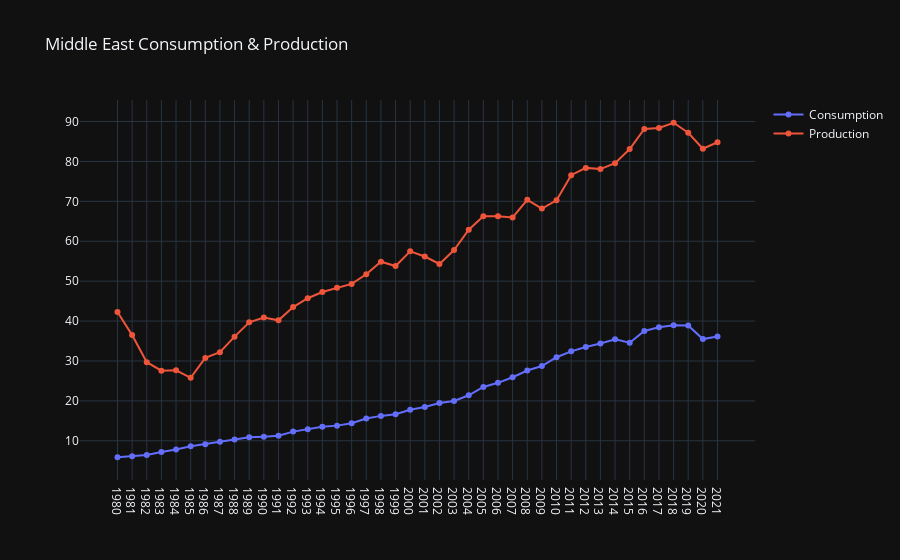

Here is the notebook cell this chart was saved with:
### Code cell
fig_total_con_prod_energy_me = go.Figure()
fig_total_con_prod_energy_me = fig_total_con_prod_energy_me.add_trace(go.Scatter(x=total_all_con_me_sum.index, y=total_all_con_me_sum['Total_Consumption_Middle_East'], name='Consumption', mode='lines+markers'))
fig_total_con_prod_energy_me = fig_total_con_prod_energy_me.add_trace(go.Scatter(x=total_all_prod_me_sum.index, y=total_all_prod_me_sum['Total_Production_Middle_East'], name='Production', mode='lines+markers'))
fig_total_con_prod_energy_me = fig_total_con_prod_energy_me.update_layout(title='Middle East Consumption & Production', template='plotly_dark')
fig_total_con_prod_energy_me.show()

### Figure 1 — Plotly figure (JSON) as saved in the notebook; plotly's stock layout.template omitted (floating-point values rounded to 4 significant figures)
{"data": [{"mode": "lines+markers", "name": "Consumption", "type": "scatter", "x": ["1980", "1981", "1982", "1983", "1984", "1985", "1986", "1987", "1988", "1989", "1990", "1991", "1992", "1993", "1994", "1995", "1996", "1997", "1998", "1999", "2000", "2001", "2002", "2003", "2004", "2005", "2006", "2007", "2008", "2009", "2010", "2011", "2012", "2013", "2014", "2015", "2016", "2017", "2018", "2019", "2020", "2021"], "y": [5.877, 6.151, 6.423, 7.197, 7.811, 8.626, 9.165, 9.748, 10.34, 10.86, 11.04, 11.25, 12.3, 12.88, 13.5, 13.8, 14.39, 15.57, 16.24, 16.67, 17.76, 18.48, 19.47, 19.98, 21.41, 23.49, 24.53, 25.93, 27.61, 28.74, 30.94, 32.41, 33.5, 34.36, 35.44, 34.58, 37.51, 38.43, 38.93, 38.87, 35.48, 36.12]}, {"mode": "lines+markers", "name": "Production", "type": "scatter", "x": ["1980", "1981", "1982", "1983", "1984", "1985", "1986", "1987", "1988", "1989", "1990", "1991", "1992", "1993", "1994", "1995", "1996", "1997", "1998", "1999", "2000", "2001", "2002", "2003", "2004", "2005", "2006", "2007", "2008", "2009", "2010", "2011", "2012", "2013", "2014", "2015", "2016", "2017", "2018", "2019", "2020", "2021"], "y": [42.26, 36.49, 29.69, 27.56, 27.68, 25.78, 30.76, 32.21, 36.09, 39.7, 40.88, 40.19, 43.51, 45.72, 47.28, 48.33, 49.31, 51.72, 54.88, 53.8, 57.49, 56.18, 54.31, 57.79, 62.89, 66.28, 66.29, 65.96, 70.37, 68.2, 70.27, 76.57, 78.38, 78.09, 79.56, 83.09, 88.14, 88.39, 89.69, 87.19, 83.2, 84.8]}], "layout": {"title": {"text": "Middle East Consumption & Production"}}}
